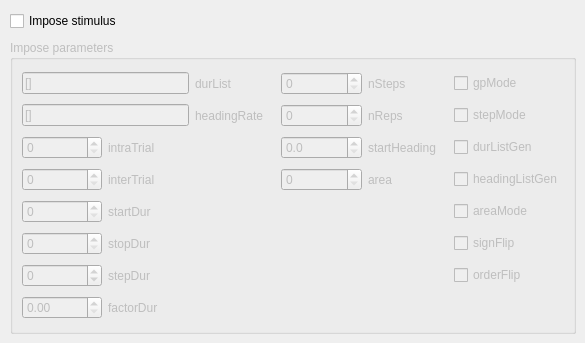
        <widget class="QWidget" name="tab_64">
         <attribute name="title">
          <string>Impose Stimulus</string>
         </attribute>
         <widget class="QGroupBox" name="groupBox">
          <property name="enabled">
           <bool>false</bool>
          </property>
          <property name="geometry">
           <rect>
            <x>10</x>
            <y>40</y>
            <width>566</width>
            <height>294</height>
           </rect>
          </property>
          <property name="title">
           <string>Impose parameters</string>
          </property>
          <property name="checkable">
           <bool>false</bool>
          </property>
          <layout class="QGridLayout" name="gridLayout_4">
           <item row="1" column="2">
            <widget class="QLabel" name="label_363">
             <property name="text">
              <string>headingRate</string>
             </property>
            </widget>
           </item>
           <item row="2" column="4">
            <widget class="QLabel" name="label_372">
             <property name="text">
              <string>startHeading</string>
             </property>
            </widget>
           </item>
           <item row="3" column="0">
            <widget class="QSpinBox" name="interTrial"/>
           </item>
           <item row="2" column="0">
            <widget class="QSpinBox" name="intraTrial"/>
           </item>
           <item row="5" column="5">
            <widget class="QCheckBox" name="signFlip">
             <property name="text">
              <string>signFlip</string>
             </property>
            </widget>
           </item>
           <item row="6" column="0">
            <widget class="QSpinBox" name="stepDur">
             <property name="minimum">
              <number>-99</number>
             </property>
            </widget>
           </item>
           <item row="0" column="2">
            <widget class="QLabel" name="label_362">
             <property name="text">
              <string>durList</string>
             </property>
            </widget>
           </item>
           <item row="4" column="1" colspan="2">
            <widget class="QLabel" name="label_366">
             <property name="text">
              <string>startDur</string>
             </property>
            </widget>
           </item>
           <item row="2" column="3">
            <widget class="QDoubleSpinBox" name="startHeading">
             <property name="decimals">
              <number>1</number>
             </property>
            </widget>
           </item>
           <item row="0" column="3">
            <widget class="QSpinBox" name="nSteps"/>
           </item>
           <item row="3" column="1" colspan="2">
            <widget class="QLabel" name="label_365">
             <property name="text">
              <string>interTrial</string>
             </property>
            </widget>
           </item>
           <item row="3" column="4">
            <widget class="QLabel" name="label_373">
             <property name="text">
              <string>area</string>
             </property>
            </widget>
           </item>
           <item row="4" column="5">
            <widget class="QCheckBox" name="areaMode">
             <property name="text">
              <string>areaMode</string>
             </property>
            </widget>
           </item>
           <item row="5" column="0">
            <widget class="QSpinBox" name="stopDur"/>
           </item>
           <item row="5" column="1" colspan="2">
            <widget class="QLabel" name="label_367">
             <property name="text">
              <string>stopDur</string>
             </property>
            </widget>
           </item>
           <item row="2" column="1" colspan="2">
            <widget class="QLabel" name="label_364">
             <property name="text">
              <string>intraTrial</string>
             </property>
            </widget>
           </item>
           <item row="1" column="4">
            <widget class="QLabel" name="label_371">
             <property name="text">
              <string>nReps</string>
             </property>
            </widget>
           </item>
           <item row="1" column="5">
            <widget class="QCheckBox" name="stepMode">
             <property name="text">
              <string>stepMode</string>
             </property>
            </widget>
           </item>
           <item row="6" column="1" colspan="2">
            <widget class="QLabel" name="label_368">
             <property name="text">
              <string>stepDur</string>
             </property>
            </widget>
           </item>
           <item row="6" column="5">
            <widget class="QCheckBox" name="orderFlip">
             <property name="text">
              <string>orderFlip</string>
             </property>
            </widget>
           </item>
           <item row="7" column="0">
            <widget class="QDoubleSpinBox" name="factorDur"/>
           </item>
           <item row="0" column="5">
            <widget class="QCheckBox" name="gpMode">
             <property name="text">
              <string>gpMode</string>
             </property>
            </widget>
           </item>
           <item row="1" column="3">
            <widget class="QSpinBox" name="nReps"/>
           </item>
           <item row="7" column="1" colspan="2">
            <widget class="QLabel" name="label_369">
             <property name="text">
              <string>factorDur</string>
             </property>
            </widget>
           </item>
           <item row="2" column="5">
            <widget class="QCheckBox" name="durListGen">
             <property name="text">
              <string>durListGen</string>
             </property>
            </widget>
           </item>
           <item row="0" column="0" colspan="2">
            <widget class="QLineEdit" name="durList">
             <property name="toolTip">
              <string>&lt;html&gt;&lt;head/&gt;&lt;body&gt;&lt;p&gt;Add &lt;span style=&quot; font-weight:600;&quot;&gt;x &lt;/span&gt;items&lt;/p&gt;&lt;p&gt;[]&lt;/p&gt;&lt;/body&gt;&lt;/html&gt;</string>
             </property>
             <property name="text">
              <string>[]</string>
             </property>
            </widget>
           </item>
           <item row="3" column="5">
            <widget class="QCheckBox" name="headingListGen">
             <property name="text">
              <string>headingListGen</string>
             </property>
            </widget>
           </item>
           <item row="4" column="0">
            <widget class="QSpinBox" name="startDur"/>
           </item>
           <item row="1" column="0" colspan="2">
            <widget class="QLineEdit" name="headingRate">
             <property name="toolTip">
              <string>&lt;html&gt;&lt;head/&gt;&lt;body&gt;&lt;p&gt;Add &lt;span style=&quot; font-weight:600;&quot;&gt;x &lt;/span&gt;items&lt;/p&gt;&lt;p&gt;[]&lt;/p&gt;&lt;/body&gt;&lt;/html&gt;</string>
             </property>
             <property name="text">
              <string>[]</string>
             </property>
            </widget>
           </item>
           <item row="0" column="4">
            <widget class="QLabel" name="label_370">
             <property name="text">
              <string>nSteps</string>
             </property>
            </widget>
           </item>
           <item row="3" column="3">
            <widget class="QSpinBox" name="area"/>
           </item>
          </layout>
          <zorder>headingRate</zorder>
          <zorder>factorDur</zorder>
          <zorder>label_368</zorder>
          <zorder>startDur</zorder>
          <zorder>interTrial</zorder>
          <zorder>durList</zorder>
          <zorder>label_366</zorder>
          <zorder>stopDur</zorder>
          <zorder>stepDur</zorder>
          <zorder>label_364</zorder>
          <zorder>label_363</zorder>
          <zorder>intraTrial</zorder>
          <zorder>label_365</zorder>
          <zorder>label_367</zorder>
          <zorder>label_362</zorder>
          <zorder>label_369</zorder>
          <zorder>orderFlip</zorder>
          <zorder>gpMode</zorder>
          <zorder>label_372</zorder>
          <zorder>durListGen</zorder>
          <zorder>headingListGen</zorder>
          <zorder>label_373</zorder>
          <zorder>area</zorder>
          <zorder>stepMode</zorder>
          <zorder>areaMode</zorder>
          <zorder>label_371</zorder>
          <zorder>signFlip</zorder>
          <zorder>label_370</zorder>
          <zorder>nSteps</zorder>
          <zorder>startHeading</zorder>
          <zorder>nReps</zorder>
         </widget>
         <widget class="QCheckBox" name="imposeStimulus">
          <property name="geometry">
           <rect>
            <x>10</x>
            <y>10</y>
            <width>141</width>
            <height>22</height>
           </rect>
          </property>
          <property name="text">
           <string>Impose stimulus</string>
          </property>
         </widget>
        </widget>
